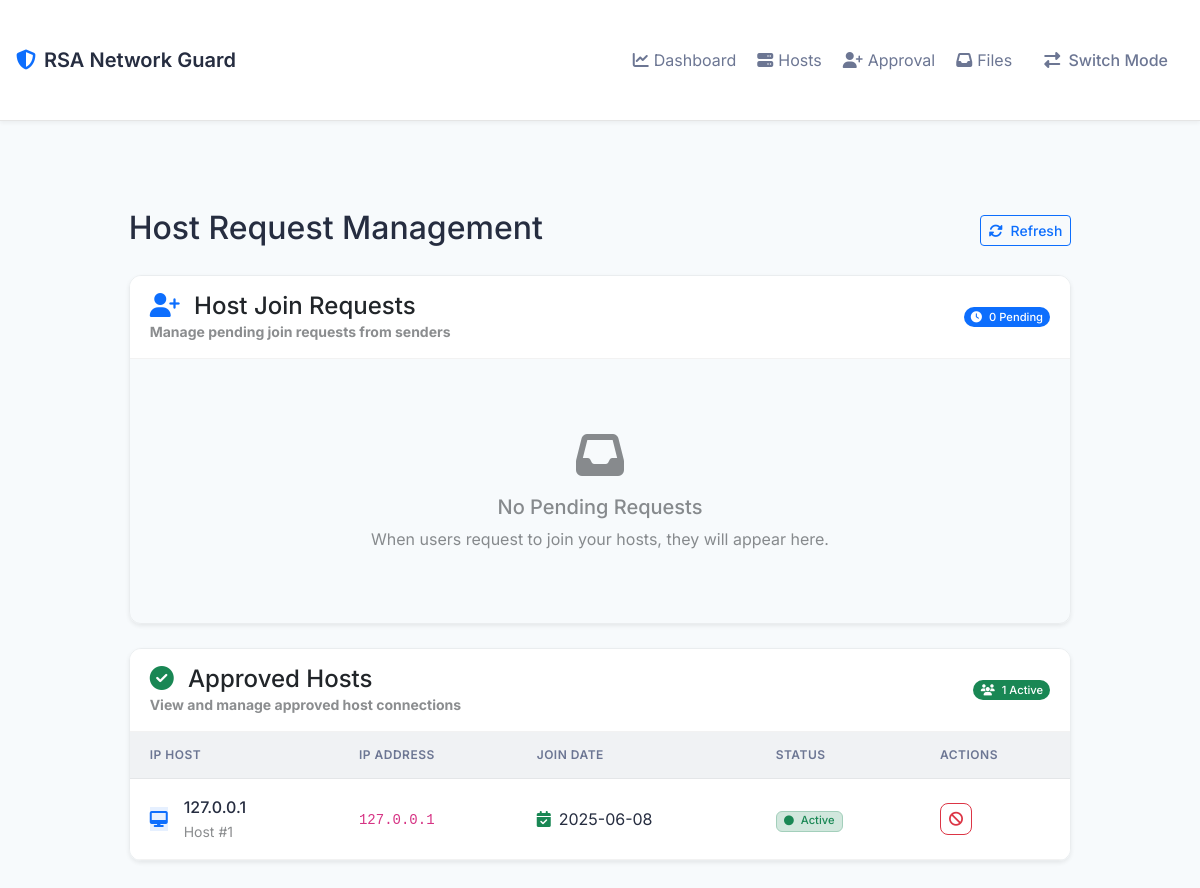
Page /receiver_host/approval on the earlier database version.
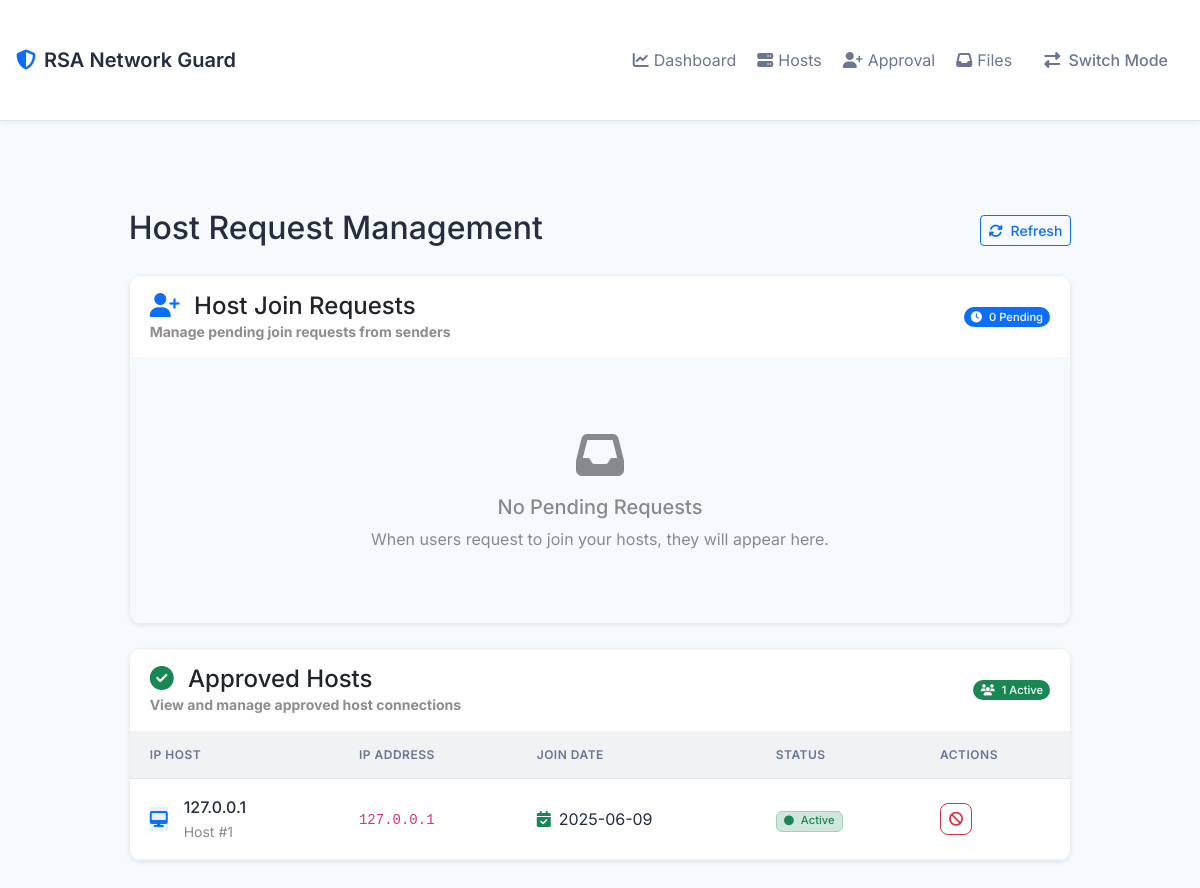
Same page on the later database version.
### models.py (models this page shows)
class HostJoinRequest(db.Model):
    id = db.Column(db.Integer, primary_key=True)
    host_id = db.Column(db.Integer, db.ForeignKey('host.id'), nullable=False)
    host_name = db.Column(db.String(100), nullable=False)
    sender_ip = db.Column(db.String(45), nullable=False)
    host_owner_ip = db.Column(db.String(45), nullable=False)
    message = db.Column(db.String(255))
    response_message = db.Column(db.String(255))
    status = db.Column(db.String(20), default='pending')
    created_at = db.Column(db.DateTime, nullable=False, default=datetime.utcnow)
    approved_at = db.Column(db.DateTime)
    rejected_at = db.Column(db.DateTime)
    revoked_at = db.Column(db.DateTime)
    host = db.relationship('Host', backref=db.backref('join_requests', lazy=True))

### routes.py (the view)
@app.route('/receiver_host/approval')
def receiver_host_approval():
    client_ip = get_client_ip()
    pending_requests = HostJoinRequest.query.filter_by(
        host_owner_ip=client_ip,
        status='pending'
    ).order_by(HostJoinRequest.created_at.desc()).all()
    approved_hosts = HostJoinRequest.query.filter_by(
        host_owner_ip=client_ip,
        status='approved'
    ).order_by(HostJoinRequest.approved_at.desc()).all()
    now = datetime.now()
    return render_template('host_approval.html',
                         pending_requests=pending_requests,
                         approved_hosts=approved_hosts,
                         now=now)

### routes.py (called while the page is built)
def get_client_ip():
    ip = None
    if request.headers.get('X-Forwarded-For'):
        ip = request.headers.get('X-Forwarded-For').split(',')[0].strip()
    elif request.headers.get('X-Real-IP'):
        ip = request.headers.get('X-Real-IP')
    else:
        ip = request.remote_addr
    try:
        return ipaddress.ip_address(ip).exploded
    except ValueError:
        return None

### templates/host_approval.html (shortened to what the changed rows need)
{% extends "base.html" %}
{% block content %}
<div class="container">
    <div class="row justify-content-center">
        <div class="col-lg-10">
            <div class="page-header mb-4">
                <div class="d-flex justify-content-between align-items-center">
                    <div>
                        <h2 class="mb-1">Host Request Management</h2>
                    </div>
                </div>
            </div>
            <div class="card shadow-sm">
                <div class="card-bodv pending-requests">
                    {% if approved_hosts %}
                    <div class="table-responsive">
                        <table class="table table-hover align-middle">
                            <thead class="table-light">
                                <tr>
                                    <th>IP Host</th>
                                    <th>IP Address</th>
                                    <th>Join Date</th>
                                    <th>Status</th>
                                    <th>Actions</th>
                                </tr>
                            </thead>
                            <tbody>
                                {% for host in approved_hosts %}
                                <tr>
                                    <td>
                                        <div class="d-flex align-items-center">
                                            <div class="me-3">
                                                <div class="avatar-circle bg-primary bg-opacity-10 text-primary">
                                                    <i class="fas fa-desktop"></i>
                                                </div>
                                            </div>
                                            <div>
                                                <div class="fw-medium">{{ host.host_owner_ip }}</div>
                                                <small class="text-muted">Host #{{ host.id }}</small>
                                            </div>
                                        </div>
                                    </td>
                                    <td><code>{{ host.sender_ip }}</code></td>
                                    <td>
                                        <div class="d-flex align-items-center">
                                            <i class="fas fa-calendar-check me-2 text-success"></i>
                                            {{ host.approved_at.strftime('%Y-%m-%d') }}
                                        </div>
                                    </td>
                                    <td>
                                        <span class="badge bg-success-subtle text-success border border-success-subtle">
                                            <i class="fas fa-circle me-1 small"></i>
                                            Active
                                        </span>
                                    </td>
                                    <td>
                                        <form action="{{ url_for('revoke_host_access', host_id=host.id) }}" method="POST" class="d-inline">
                                            <button type="submit" class="btn btn-outline-danger btn-sm"
                                                    onclick="return confirm('Are you sure you want to revoke access for this host?')">
                                                <i class="fas fa-ban"></i>
                                            </button>
                                        </form>
                                    </td>
                                </tr>
                                {% endfor %}
                            </tbody>
                        </table>
                    </div>
                    {% endif %}
                </div>
            </div>
        </div>
    </div>
</div>
{% endblock %}

Differences in the rows shown:
changed HostJoinRequest id 1: approved_at "2025-06-08" → "2025-06-09"
